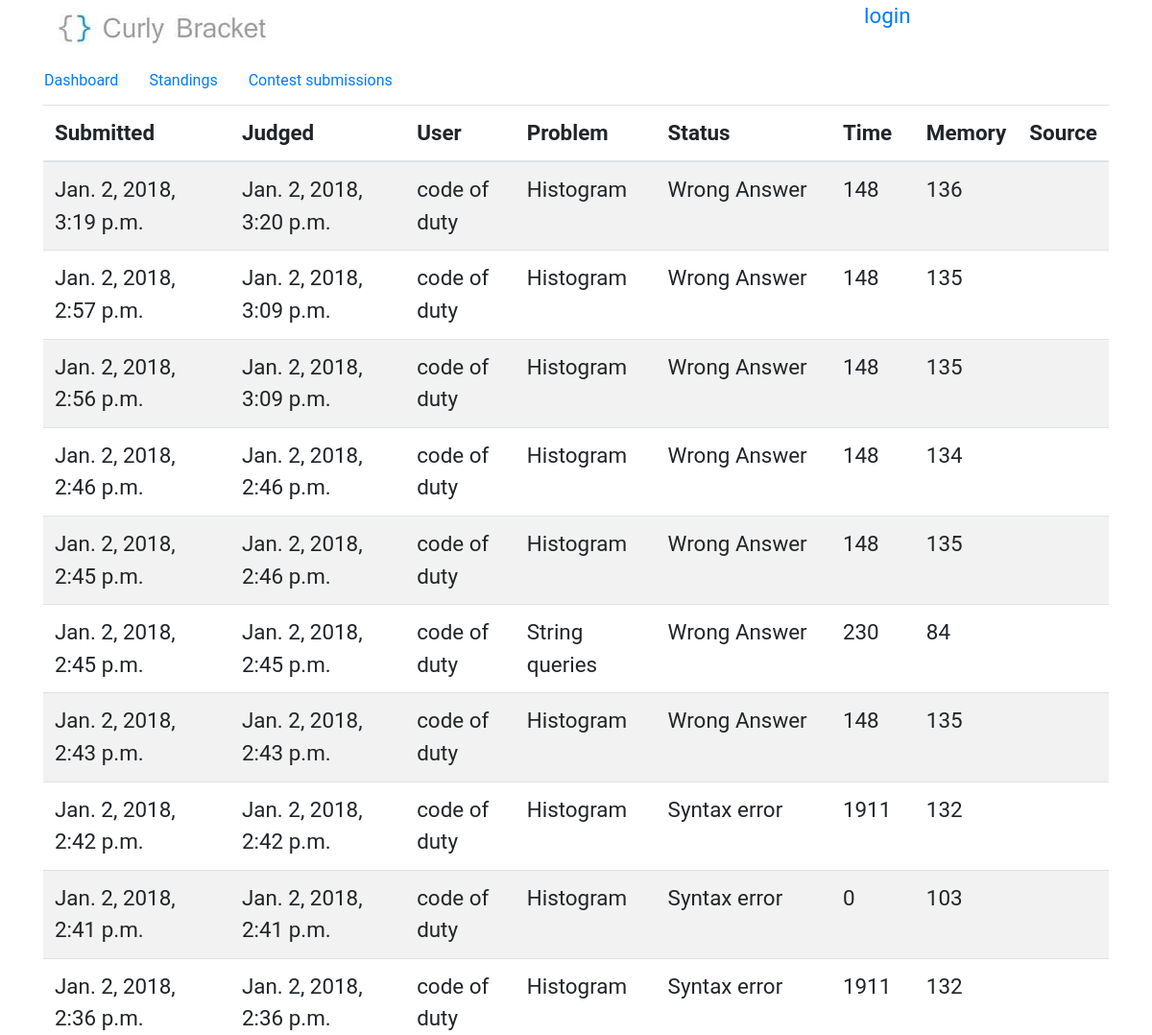
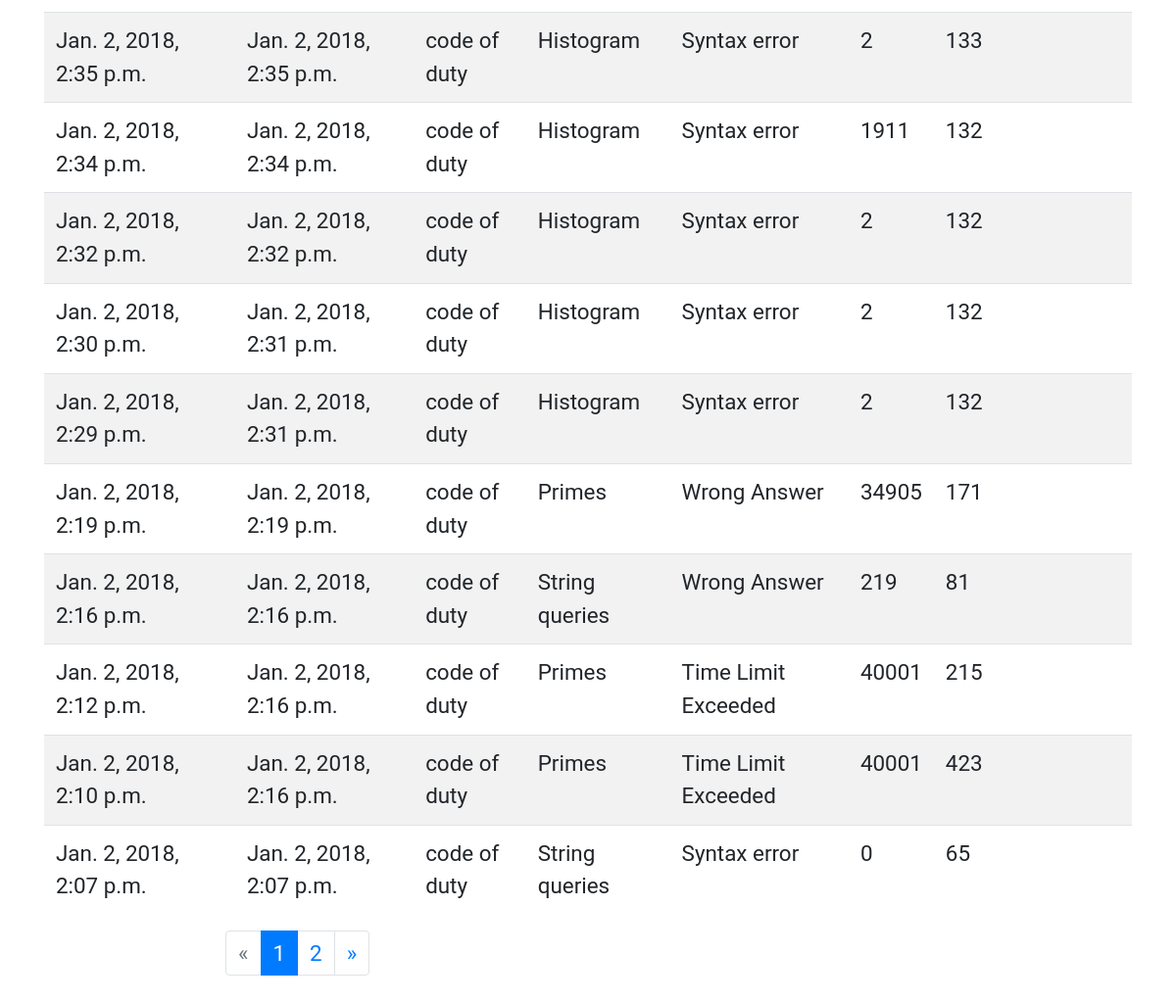
Page /contest/3/user/567/submissions on the earlier database version (2 pictures, top to bottom).
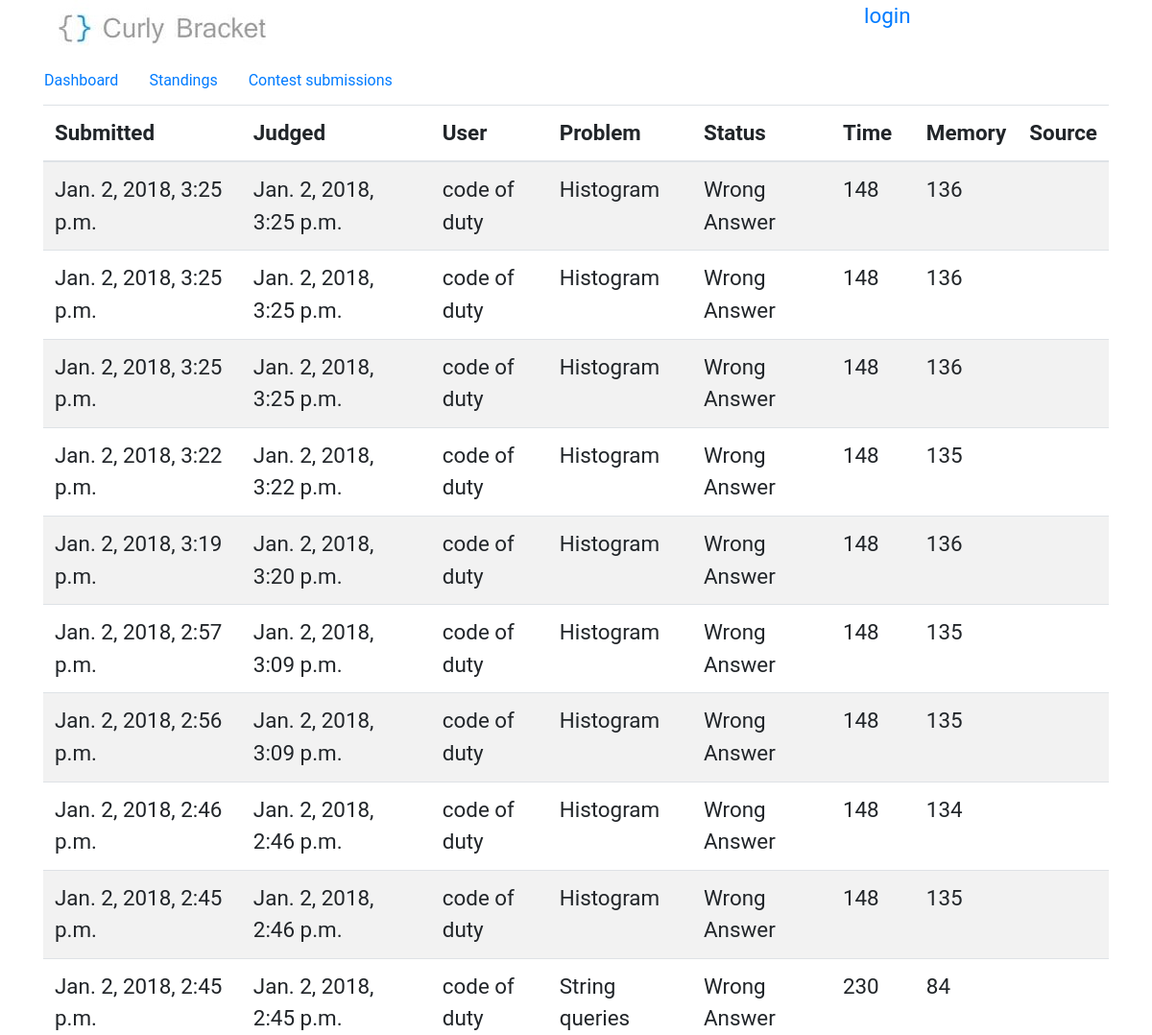
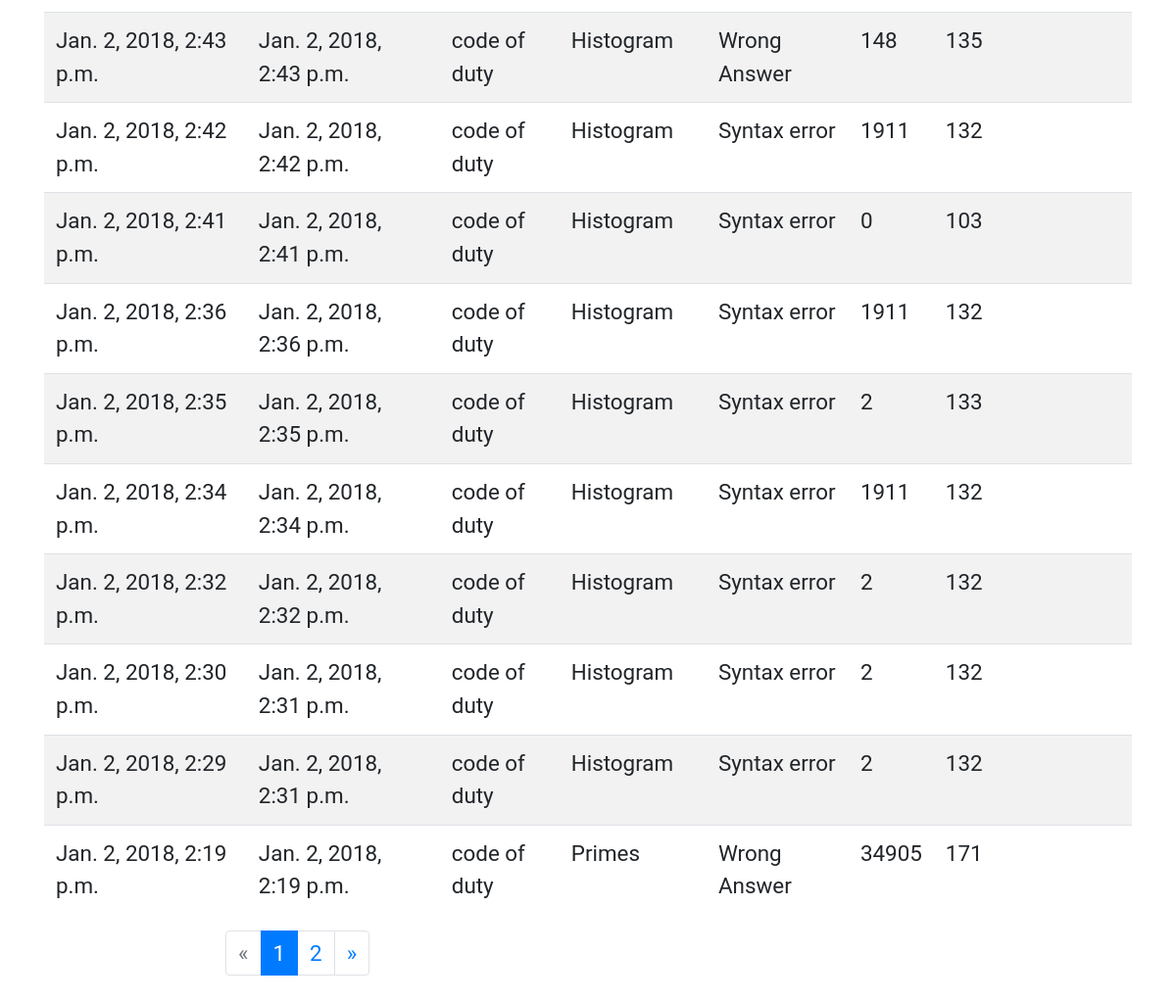
Same page on the later database version (2 pictures, top to bottom).
### BracketsOJ/models.py (models this page shows, shortened)
class submission(models.Model):
    user = models.ForeignKey(User, on_delete=models.CASCADE)
    time = models.IntegerField(null=True,blank=True)
    memory = models.IntegerField(null=True,blank=True)
    submitted = models.DateTimeField(auto_now_add=True, blank=True)
    judged = models.DateTimeField(null=True,blank=True)
    problem = models.ForeignKey(problem, on_delete=models.CASCADE)
    STATUSES = [
        ('AC', 'Accepted'),
        ('TL', 'Time Limit Exceeded'),
        ('ML', 'Memory Limit Exceeded'),
        ('WA', 'Wrong Answer'),
        ('RTE', 'Run Time Error'),
        ('QU', 'In queue'),
        ('CE', 'Syntax error'),
        ('FJ', 'Failed to judge')
    ]
    status = models.CharField(max_length=50, choices=STATUSES, null=True,blank=True)
    code = models.TextField(default="")

class problem(models.Model):
    title = models.CharField(max_length=50)
    time_limit = models.IntegerField(default=100)
    memory_limit = models.IntegerField(default=64)
    statement = models.CharField(max_length=1500)
    input_section = models.CharField(max_length=500)
    output_section = models.CharField(max_length=500)
    samples = models.IntegerField(default=1)
    notes = models.CharField(max_length=200, blank=True, null=True)
    added = models.DateField(auto_now_add=True, blank=True)
    contest = models.ForeignKey(contest, on_delete=models.SET_NULL, null=True, blank=True)
    checker = models.CharField(max_length=50, default='ecmp')
    def __str__(self):
        return self.title

### BracketsOJ/views.py (the view)
# urls.py: re_path(r'^submissions/?(?P<page_id>\d+)?$', views.submissionView, name='submissions'),
def submissionView(request, page_id=1, contest_id=None, user_id=None):
    if contest_id is not None:
        contestObj = get_object_or_404(contest, id=contest_id, start_date__lte=datetime.now())
        if user_id is None:
            submissions_list = submission.objects.filter(problem__contest__id=contest_id)
        else:
            submissions_list = submission.objects.filter(problem__contest__id=contest_id, user__id=user_id)
    else:
        if user_id is None:
            submissions_list = submission.objects.all()
        else:
            submissions_list = submission.objects.filter(user__id=user_id)
        contestObj = None
    submissions_list = submissions_list.order_by('submitted').reverse()
    try:
        paginator = Paginator(submissions_list, 20)
        try:
            submissions_list = paginator.page(page_id)
        except PageNotAnInteger:
            submissions_list = paginator.page(1)
        except EmptyPage:
            submissions_list = paginator.page(paginator.num_pages)
        return render(request, 'submissions.html', {'submissions': submissions_list, 'contest': contestObj})
    except:
        raise SuspiciousOperation()

### templates/submissions.html (shortened to what the changed rows need)
{% extends 'base.html' %}
{% block content %}
        <div class="table-responsive">
            <table class="table table-striped">
                <thead>
                    <tr>
                        <th>
                            Submitted
                        </th>
                        <th>
                            Judged
                        </th>
                        <th>
                            User
                        </th>
                        <th>
                            Problem
                        </th>
                        <th>
                            Status
                        </th>
                        <th>
                            Time
                        </th>
                        <th>
                            Memory
                        </th>
                        <th>
                            Source
                        </th>
                    </tr>
                </thead>
                <tbody>
                    {% load tz %}
                    {% for submission in submissions %}
                        <tr>
                            <td>
                                {{ submission.submitted|localtime }}
                            </td>
                            <td>
                                {{ submission.judged|localtime }}
                            </td>
                            <td>
                                {{ submission.user.first_name }}
                            </td>
                            <td>
                                {{ submission.problem }}
                            </td>
                            <td>
                                {{ submission.get_status_display }}
                            </td>
                            <td>
                                {{ submission.time }}
                            </td>
                            <td>
                                {{ submission.memory }}
                            </td>
                            <td>
                            </td>
                        </tr>
                    {% endfor %}
                </tbody>
            </table>
        </div>
        <nav class="Page navigation offset-2">
            {% if submissions.has_other_pages %}
                <ul class="pagination mx-auto">
                    {% for i in submissions.paginator.page_range %}
                        {% if submissions.number == i %}
                            <li class="page-item active"><span class="page-link">{{ i }} <span class="sr-only">(current)</span></span></li>
                        {% else %}
                            {% if contest is not None %}
                                <li class="page-item"><a class="page-link" href="/contest/{{ contest.id }}/submissions/{{ i }}">{{ i }}</a></li>
                            {% else %}
                                <li class="page-item"><a class="page-link" href="/submissions/{{ i }}">{{ i }}</a></li>
                            {% endif %}
                        {% endif %}
                    {% endfor %}
              </ul>
            {% endif %}
        </nav>
{% endblock %}

Differences in the rows shown:
no longer on this page (row unchanged): submission: submitted "Jan. 2, 2018, 2:16 p.m.", judged "Jan. 2, 2018, 2:16 p.m.", user.first_name "code of duty", problem "String queries", status "Wrong Answer", time "219", memory "81"
no longer on this page (row unchanged): submission: submitted "Jan. 2, 2018, 2:12 p.m.", judged "Jan. 2, 2018, 2:16 p.m.", user.first_name "code of duty", problem "Primes", status "Time Limit Exceeded", time "40001", memory "215"
no longer on this page (row unchanged): submission: submitted "Jan. 2, 2018, 2:10 p.m.", judged "Jan. 2, 2018, 2:16 p.m.", user.first_name "code of duty", problem "Primes", status "Time Limit Exceeded", time "40001", memory "423"
no longer on this page (row unchanged): submission: submitted "Jan. 2, 2018, 2:07 p.m.", judged "Jan. 2, 2018, 2:07 p.m.", user.first_name "code of duty", problem "String queries", status "Syntax error", time "0", memory "65"
added submission: submitted "Jan. 2, 2018, 3:25 p.m.", judged "Jan. 2, 2018, 3:25 p.m.", user.first_name "code of duty", problem "Histogram", status "Wrong Answer", time "148", memory "136"
added submission: submitted "Jan. 2, 2018, 3:25 p.m.", judged "Jan. 2, 2018, 3:25 p.m.", user.first_name "code of duty", problem "Histogram", status "Wrong Answer", time "148", memory "136"
added submission: submitted "Jan. 2, 2018, 3:25 p.m.", judged "Jan. 2, 2018, 3:25 p.m.", user.first_name "code of duty", problem "Histogram", status "Wrong Answer", time "148", memory "136"
added submission: submitted "Jan. 2, 2018, 3:22 p.m.", judged "Jan. 2, 2018, 3:22 p.m.", user.first_name "code of duty", problem "Histogram", status "Wrong Answer", time "148", memory "135"
